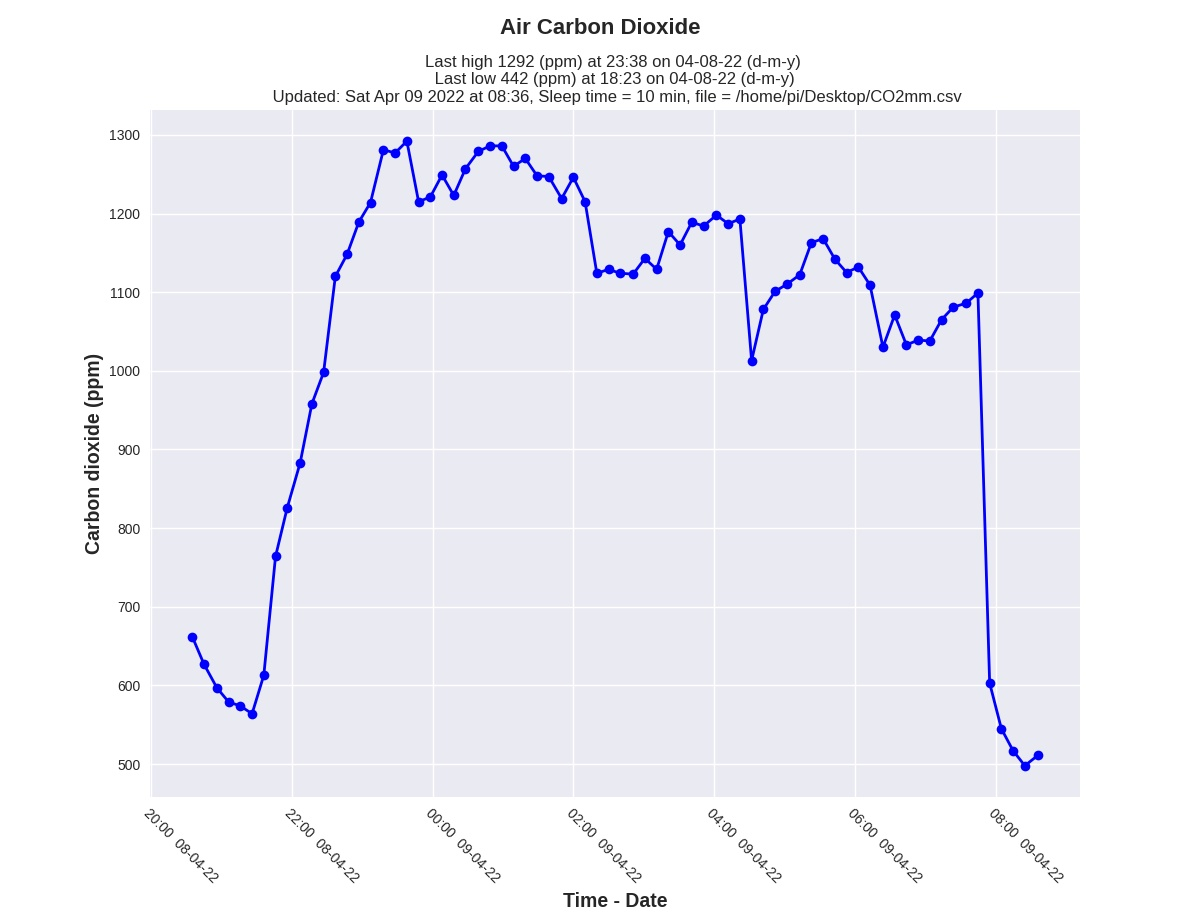

This chart was generated by the following Python code:
#!/usr/bin/python3
#-*- coding:utf-8 -*-

# See: www.CO2Meter.com  Application Note AN168: Raspberry Pi to SenseAir S8 CO2 Sensor via UART
# Enables existing data file to be plotted after power failure/shutdown
# Must run on Python 3 and have network access to get time
# Install matplotlib: sudo apt-get install python3-matplotlib
# Install pandas:sudo apt-get install python3-pandas

# In RPi "Preferences - RPi Configuration - Interfaces" make sure Serial Port is Enabled & Serial Console: Disabled

# To autostart 
# sudo nano /etc/xdg/lxsession/LXDE-pi/autostart
# add to end of file:
# @sudo /usr/bin/python3 /home/pi/CO2mm.py &

import os.path
import csv
import datetime as dt
import matplotlib.pyplot as plt
import matplotlib.animation as animation
import pandas as pd
import matplotlib.dates as mdates
import serial
from datetime import datetime

ser = serial.Serial('/dev/ttyS0',baudrate = 9600, timeout = 0.5)
print (' AN-137: Raspberry Pi to K-30 Via UART\n')

print ('Date       Time      CO2')

if os.path.exists('/home/pi/Desktop/CO2mm.csv'):   
    filename =('/home/pi/Desktop/CO2mm.csv')
    fieldnames = ['Time', 'CO2']         
    with open (filename, 'a') as csv_file:        
        csv_writer = csv.DictWriter(csv_file, fieldnames = fieldnames)        
else:
    filename = ('/home/pi/Desktop/CO2mm.csv')     
    fieldnames = ['Time', 'CO2']
    with open (filename, 'w') as csv_file:        
        csv_writer = csv.DictWriter(csv_file, fieldnames = fieldnames)
        csv_writer.writeheader()
    
# Create figure
plt.style.use('seaborn')
fig, axs = plt.subplots(1, 1, figsize=(12, 12))
fig.subplots_adjust(bottom = 0.13)
(ax1) = axs
x = []
y = []    


def animate(i, x, y):
## Read Time & CO2
    x_time = (dt.datetime.now().strftime('%d-%m-%Y %H:%M'))          
    ser.flushInput()    
    ser.write(b'\xFE\x44\x00\x08\x02\x9F\x25')
    plt.pause(2)
    resp = ser.read(7)
    high = (resp[3])
    low = (resp[4])
    CO2 = (high*256) + low

# Write to file     
    with open (filename, 'a') as csv_file:       
        csv_writer= csv.DictWriter(csv_file,fieldnames=fieldnames)        
        info={"Time": x_time,"CO2": CO2}                                          
        csv_writer.writerow(info)        
    print('{0:1},   {1:1}'.format(x_time, CO2))   
    x.append(x_time)
    y.append(CO2)   
    
#read file
    df = pd.read_csv(filename)
    x = df['Time']
    y = df['CO2']        
    
# Rolling time window of 72 data frame points (for a 12 hour graph)
    x = x[-72:]
    y = y[-72:]
    
# Get times when low & high CO2 values occur. (Only one value allowed)
    df['Time'] = pd.to_datetime(df['Time'])
    df['Time'] = df['Time'].dt.strftime('%H:%M on %d-%m-%y')
   
    lowCO2 =(df['CO2'].min())
    index =(df[df['CO2'] ==lowCO2].index.values)
    if len(index)> 0:
        loc = (index)
        le = ((len(index)-1))
        low = (loc[le])
        lCO2=(df.iat[low,1])
        lt=(df.iat[low,0])                
    else:
        lCO2 =(df["CO2"].min())
        lt=(df.iat[index,0])
        
        
    highCO2 =(df['CO2'].max())
    index =(df[df['CO2'] ==highCO2].index.values)
    if len(index)> 0:
        loc = (index)
        le = ((len(index)-1))
        high = (loc[le])
        hCO2=(df.iat[high,1])
        ht=(df.iat[high,0])   
    else:
        hCO2 =(df['CO2'].max()) 
        ht=(df.iat[index,0])     
        
# Format graph  
    nowtime = (dt.datetime.now().strftime('%a %b %d %Y at %H:%M'))
    ax1.clear()
    fig.suptitle('Air Carbon Dioxide',fontsize = 16,fontweight='bold')
    ax1.set_title(f'Last high {hCO2} (ppm) at {ht} (d-m-y) \n Last low {lCO2} (ppm) at {lt} (d-m-y) \n Updated: {nowtime}, Sleep time = {nap} min, file = /home/pi/Desktop/CO2mm.csv') 
    a = [datetime.strptime(d,'%d-%m-%Y %H:%M') for d in x]
    ax1.xaxis.set_major_formatter(mdates.DateFormatter('%H:%M  %d-%m-%y'))
    ax1.plot(a, y, marker = 'o', linewidth=2, color='blue')
    ax1.set_xlabel('Time - Date', fontsize=14,fontweight='bold')
    ax1.set_ylabel('Carbon dioxide (ppm)', fontsize=14,fontweight='bold')
    plt.setp( ax1.xaxis.get_majorticklabels(), rotation = -45, ha="left" ,rotation_mode="anchor")    
   
    plt.savefig('/home/pi/Desktop/CO2mm'+'.jpg')
# Set sleep time (min)    
nap = 10

ani = animation.FuncAnimation(fig, animate, fargs=(x, y), interval= nap*60000)
plt.show()
